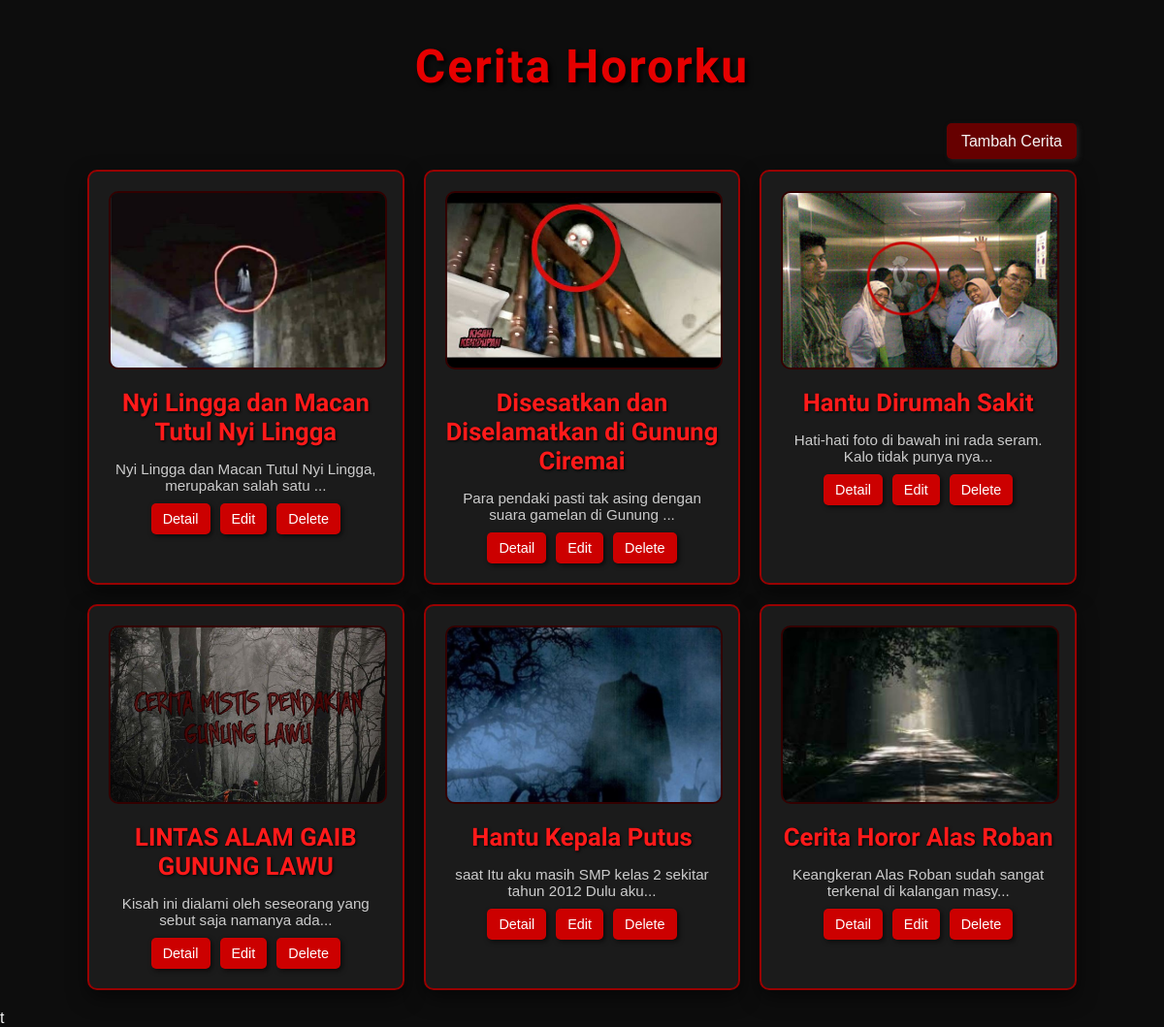
Before: / with the older database file.
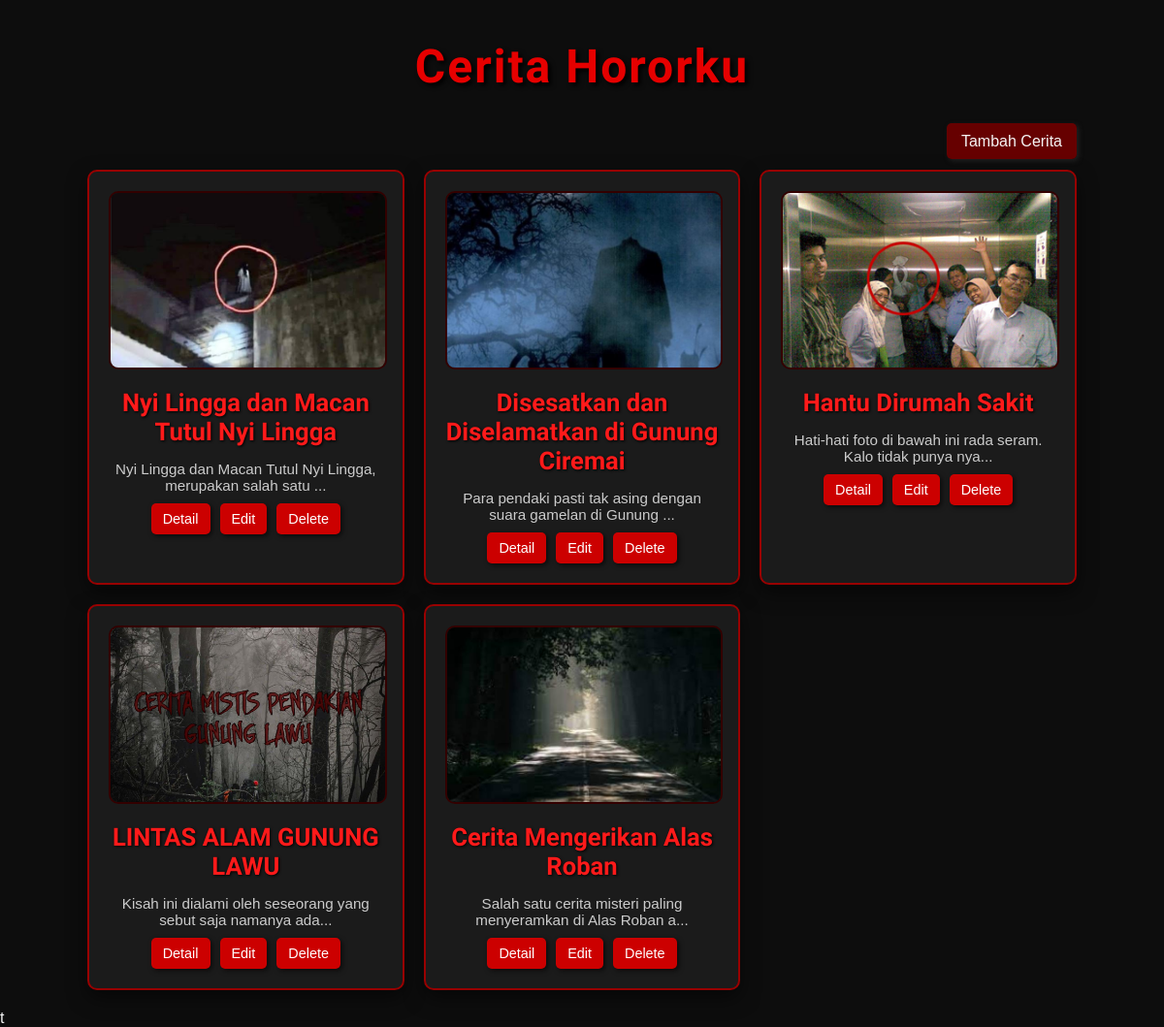
After: the same page with the newer database file.
### tables this page shows
CREATE TABLE ceritaku (
        id_cerita INTEGER PRIMARY KEY AUTOINCREMENT,
        foto TEXT NOT NULL,
        judul_cerita TEXT NOT NULL,
        deskripsi_cerita TEXT NOT NULL,
        created_at DATE NOT NULL
    );

### functions.php (called while the page is built, shortened)
<?php
function ambil_semua_cerita()
{
    $db = connect_db();
    $query = "SELECT * FROM ceritaku";
    $result = $db->query($query);
    $cerita_list = [];
    while ($row = $result->fetchArray(SQLITE3_ASSOC)) {
        $cerita_list[] = $row;
    }
    return $cerita_list;
}

### index.php (the view, shortened to what this page needs)
<?php
require_once 'functions.php';
$cerita_list = ambil_semua_cerita();
?>
<!DOCTYPE html>
<html lang="en">
<head>
</head>
<body>
    <div class="container">
        <h2>Cerita Hororku</h2>
        <div class="right">
            <a href="tambah_cerita.php">Tambah Cerita</a>
        </div>
        <div class="card-container">
            <?php if (empty($cerita_list)): ?>
                <div class="no-data">Tidak ada List Cerita Horor</div>
            <?php else: ?>
                <?php foreach ($cerita_list as $cerita): ?>
                    <div class="card">
                        <div class="card-content">
                            <img src="uploads/<?php echo $cerita['foto']; ?>" alt="Gambar Cerita">
                            <h3><?php echo $cerita['judul_cerita'] ?></h3>
                            <p><?php echo substr($cerita['deskripsi_cerita'], 0, 60); ?>...</p>
                            <div class="actions">
                                <a href="detail_cerita.php?id=<?php echo $cerita['id_cerita']; ?>" class="detail">Detail</a>
                                <a href="edit_cerita.php?id=<?php echo $cerita['id_cerita']; ?>" class="edit">Edit</a>
                                <a href="hapus_cerita.php?id=<?php echo $cerita['id_cerita']; ?>" onclick="return confirm('Apakah anda yakin akan menghapus?');" class="delete">Delete</a>
                            </div>
                        </div>
                    </div>
                <?php endforeach; ?>
            <?php endif; ?>
        </div>
    </div>
</body>
</html>t

### index.php (style rules this page uses)
body { background-color: #0d0d0d; color: #f5f5f5; font-family: 'Arial', sans-serif; margin: 0; padding: 0; }
h2 { text-align: center; font-family: 'Creepster', cursive; color: #e60000; text-shadow: 3px 3px 5px #000; letter-spacing: 2px; margin-top: 20px; font-size: 3em; }
.container { width: 85%; margin: 0 auto; padding: 20px; }
.right { text-align: right; margin-bottom: 20px; }
.right a { text-decoration: none; background-color: #660000; color: #f5f5f5; padding: 10px 15px; border-radius: 5px; box-shadow: 2px 2px 5px #222; transition: background-color 0.3s, box-shadow 0.3s; }
.card-container { display: grid; grid-template-columns: repeat(3, 1fr); grid-auto-rows: minmax(150px, auto); gap: 20px; justify-items: center; }
.card { background-color: #1b1b1b; border-radius: 10px; padding: 20px; box-shadow: 0 8px 20px rgba(0, 0, 0, 0.5); position: relative; overflow: hidden; transition: transform 0.4s ease, box-shadow 0.4s ease; max-width: 100%; border: 2px solid #990000; }
.card img { width: 100%; height: 180px; object-fit: cover; border-radius: 10px; border: 2px solid #330000; transition: transform 0.4s ease, box-shadow 0.4s ease; }
.card h3 { color: #ff1a1a; font-family: 'Creepster', cursive; text-shadow: 1px 1px 3px #000; margin: 15px 0; font-size: 1.6em; text-align: center; transition: color 0.3s ease; }
.card p { color: #ccc; margin: 10px 0; font-size: 0.95em; text-align: center; }
.actions { display: flex; justify-content: center; gap: 10px; }
.actions a { text-decoration: none; color: #fff; padding: 8px 12px; background-color: #cc0000; border-radius: 5px; transition: background-color 0.3s ease, transform 0.3s ease; font-size: 0.9em; box-shadow: 2px 2px 5px rgba(0, 0, 0, 0.6); }
.card-content { position: relative; z-index: 2; }

Changed rows visible on the page:
removed ceritaku: foto (picture), judul_cerita "Hantu Kepala Putus", deskripsi_cerita "saat Itu aku masih SMP kelas 2 sekitar tahun 2012 Dulu aku"
removed ceritaku: foto (picture), judul_cerita "Cerita Horor Alas Roban", deskripsi_cerita "Keangkeran Alas Roban sudah sangat terkenal di kalangan masy"
changed ceritaku "Disesatkan dan Diselamatkan di Gunung Ciremai": foto: a different picture
changed ceritaku "Kisah ini dialami oleh seseorang yang sebut saja namanya ada": judul_cerita "LINTAS ALAM GAIB GUNUNG LAWU" → "LINTAS ALAM GUNUNG LAWU"
added ceritaku: foto (picture), judul_cerita "Cerita Mengerikan Alas Roban", deskripsi_cerita "Salah satu cerita misteri paling menyeramkan di Alas Roban a"
